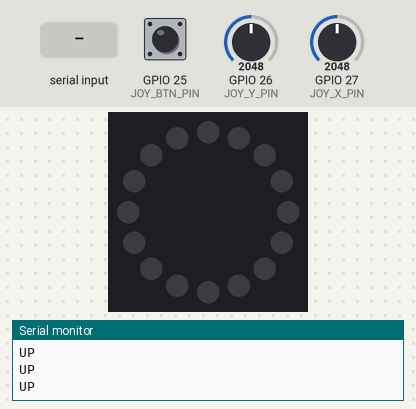
Bench run of a sketch on a simulated ESP32. Shown: 16 RGB LEDs in a ring, first at the top, clockwise, the last lines printed to the serial monitor. Inputs (shaded band) come from the test bench; at power-on: GPIO 26 (JOY_Y_PIN) = 2048, GPIO 27 (JOY_X_PIN) = 2048, GPIO 25 (JOY_BTN_PIN) HIGH. The audio player accepts every command and is not drawn.

Above: at 1.7 s.
1.8 s: "GAME_START\n" received over Serial
At 1.96 s:
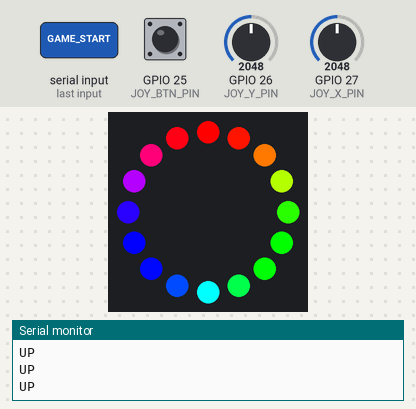
At 2.57 s:
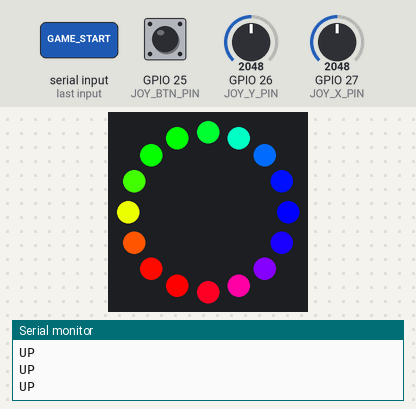
4.2 s: GPIO 26 (JOY_Y_PIN) set to 2153
At 4.68 s:
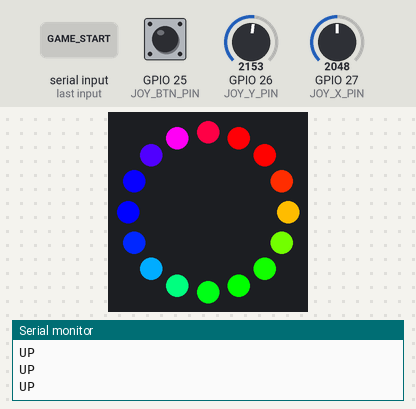
5.7 s: GPIO 26 (JOY_Y_PIN) set to 2253
7.6 s: GPIO 27 (JOY_X_PIN) set to 2645
9.1 s: GPIO 27 (JOY_X_PIN) set to 2750
11.0 s: "GAME_END\n" received over Serial
At 11.19 s:
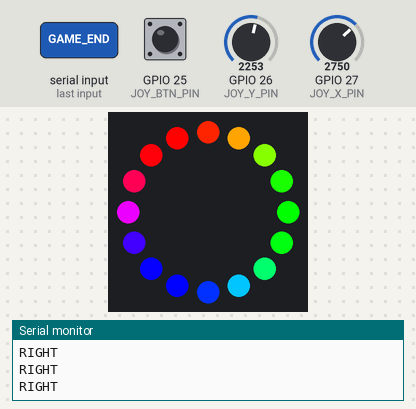
Timing chart, 0 to 14.0 s (numbered marks = the images above; inputs shaded):
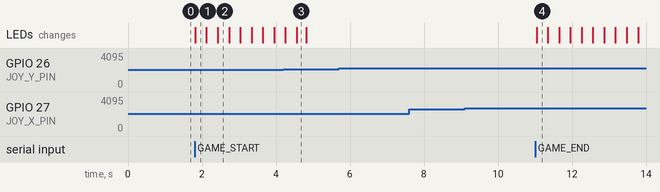

The sketch:

ArduinoCode.ino
```cpp
/********************************************************************
 *  ESP32‑WROOM‑32D  |  Joystick (ADC) + NeoPixel ring (GPIO18)
 *  --------------------------------------------------------------
 *  • Sends:  UP / DOWN / LEFT / RIGHT / CENTER / PRESS   @115200 Bd
 *  • Receives:  GAME_START  or  GAME_END   (single tokens, \n‑ended)
 *    — both play the same rainbow‑swirl for ~3s.
 ********************************************************************/
#include <Adafruit_NeoPixel.h>
#include <driver/i2s.h>
#include <DFRobotDFPlayerMini.h>

/* ----------------  USER WIRING  ---------------- */
#define JOY_X_PIN    27          // ADC2_CH7
#define JOY_Y_PIN    26          // ADC2_CH9
#define JOY_BTN_PIN  25          // LOW when pressed

#define RING_PIN     18          // DIN for WS2812 ring
#define NUM_LEDS     16

#define DF_RX 13    // ESP32  -> DFPlayer TX
#define DF_TX 4    // ESP32  -> DFPlayer RX

#define CENTER_X     2350
#define CENTER_Y     2600
#define DEADZONE     500
/* ---------------------------------------------- */

Adafruit_NeoPixel ring(NUM_LEDS, RING_PIN, NEO_GRB + NEO_KHZ800);

HardwareSerial dfSerial(2);           // use UART2
DFRobotDFPlayerMini dfplayer;

/* ------------ helpers ------------ */
String getDirection(int x, int y) {
  int dx = x - CENTER_X;
  int dy = y - CENTER_Y;
  long distSq = (long)dx * dx + (long)dy * dy;
  if (distSq < (long)DEADZONE * DEADZONE) return "CENTER";

  float angle = atan2(dy, dx) * 180.0 / PI;
  if      (angle >= -45 && angle <  45)   return "RIGHT";
  else if (angle >=  45 && angle < 135)   return "DOWN";
  else if (angle >= 135 || angle < -135)  return "LEFT";
  else                                    return "UP";
}

void showRainbow3s() {
  const uint32_t t_end = millis() + 3000;          // 3s
  while (millis() < t_end) {
    static uint16_t hue = 0;
    ring.rainbow(hue);
    ring.show();
    hue += 256;                                    // ~1rev pers
    delay(5);
  }
  ring.clear();
  ring.show();
}

void setup() {
  Serial.begin(115200);
  pinMode(JOY_BTN_PIN, INPUT_PULLUP);

  ring.begin();
  ring.clear();
  ring.show();

  dfSerial.begin(9600, SERIAL_8N1, DF_RX, DF_TX);
  if (dfplayer.begin(dfSerial)) {
    dfplayer.volume(25);                 // 0‑30
  }
  else {
    Serial.println("DFPlayer init failed");
  }
}

void loop() {
  /* ---------- 1)  check inbound commands ---------- */
  if (Serial.available()) {
    String cmd = Serial.readStringUntil('\n');
    cmd.trim();
    if (cmd == "GAME_START" || cmd == "GAME_END") {
      showRainbow3s();
    }
    else if (cmd == "START_SND") {       // start‑button click
      dfplayer.stop();
      dfplayer.play(1);
    }
    else if (cmd == "END_SND") {         // winner screen
      dfplayer.play(2);
    }
    else if (cmd == "BG_START") {        // loop background
      dfplayer.loop(3);                  // /01/0003_BackgroundSound.mp3
    }
    else if (cmd == "BG_STOP") {         // stop loop
      dfplayer.stop();
     }
  }

  /* ---------- 2)  joystick → Serial prints ---------- */
  int joyX = analogRead(JOY_X_PIN);
  int joyY = analogRead(JOY_Y_PIN);
  int btn  = digitalRead(JOY_BTN_PIN);

  if (btn == LOW) {
    Serial.println("PRESS");
    delay(100);
    return;
  }

  String dir = getDirection(joyX, joyY);
  Serial.println(dir);

  delay(100);                          // 10Hz sample like original
}
```

Measured:
- after the input at 1.8 s, the LEDs: change at once (image 1)
- after the input at 11.0 s, the LEDs: change at once (image 4)
